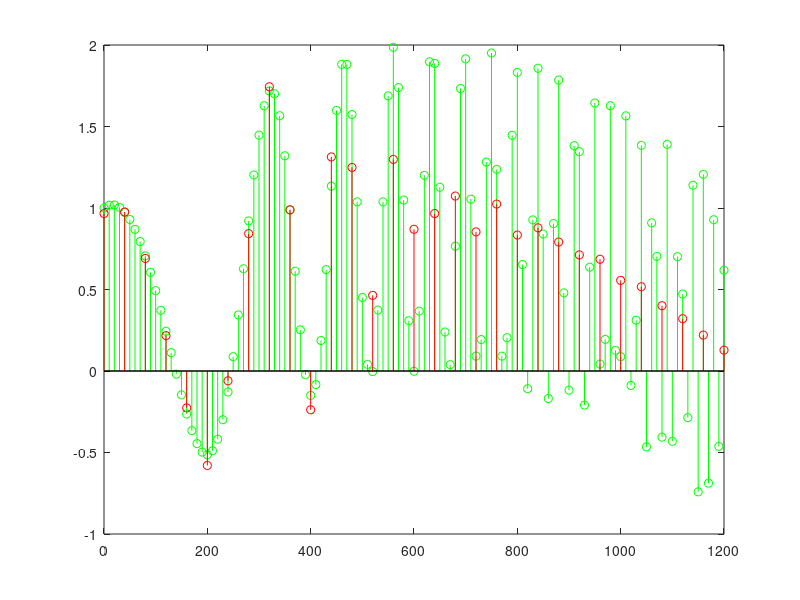

Write the MATLAB code that produced this figure.
##https://octave.sourceforge.io/signal/function/decimate.html
t = 0:0.01:2;
x = chirp (t, 2, .5, 10, "quadratic") + sin (2*pi*t*0.4);
y = decimate (x, 4);
stem (t(1:121) * 1000, x(1:121), "-g;Original;"); hold on; # original
stem (t(1:4:121) * 1000, y(1:31), "-r;Decimated;"); hold off; # decimated